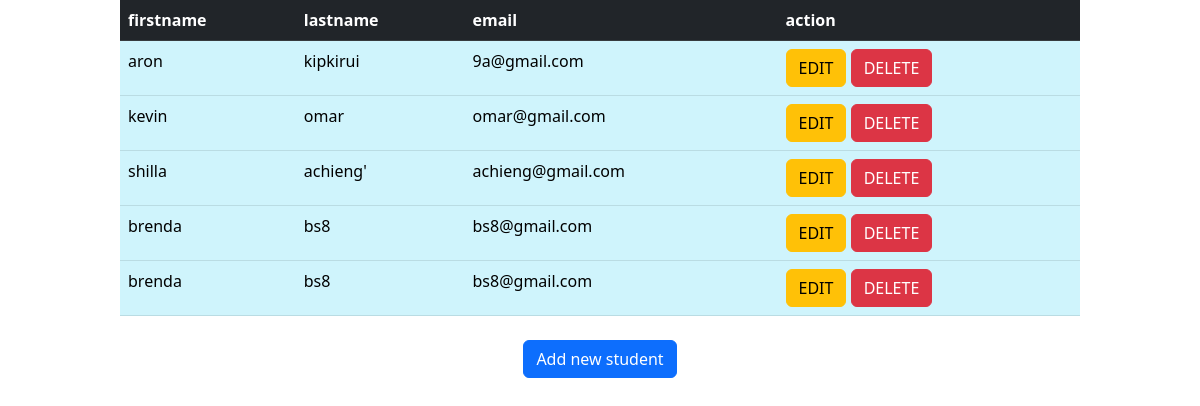
The page /show on the database its author committed.
### crudapp/models.py (models this page shows)
class Student(models.Model):
    firstname=models.CharField(max_length=200)
    lastname=models.CharField(max_length=200)
    email=models.EmailField()
    class Meta:
        db_table="student"

### crudapp/views.py (the view)
# urls.py: path('show', views.show),
def show(request):
    students = Student.objects.all()
    return render(request, 'show.html', {'students': students})

### templates/show.html (shortened to what this page needs)
<!DOCTYPE html>
<html lang="en">
<head>
    {% load static %}
    <link rel="stylesheet" href="{% static 'css/bootstrap.min.css' %}">
</head>
<body>
<table class="table table-info" style="height: 300px;width: 80%;margin: auto">
    <thead class="table-dark">
    <tr>
        <th>firstname</th>
        <th>lastname</th>
        <th>email</th>
        <th>action</th>
    </tr>
    </thead>
    <tbody>
    {% for student in students %}
    <tr>
        <td>{{ student.firstname }}</td>
        <td>{{ student.lastname }}</td>
        <td>{{ student.email }}</td>
        <td>
            <a href="edit/{{ student.id }}" class="btn btn-warning">EDIT</a>
            <a href="delete/{{ student.id }}" class="btn btn-danger">DELETE</a>
        </td>
    </tr>
    {% endfor %}
    </tbody>
</table>
<br>
 <center><a href="/index" class="btn btn-primary">Add new student</a></center>
</body>
</html>

### rows shown on the page
Student: firstname "aron", lastname "kipkirui", email "9a@gmail.com"
Student: firstname "kevin", lastname "omar", email "omar@gmail.com"
Student: firstname "shilla", lastname "achieng'", email "achieng@gmail.com"
Student: firstname "brenda", lastname "bs8", email "bs8@gmail.com"
Student: firstname "brenda", lastname "bs8", email "bs8@gmail.com"
